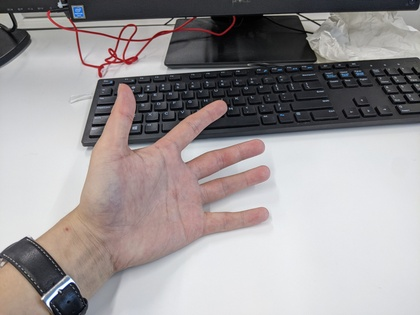
%> input picture img2/te.jpg, 420 x 315 px, shrunk from 4032 x 3024 before the run
$ octave img2_5.m   (GNU Octave 9; MATLAB toolbox functions it lacks are replaced by stand-ins)
%> lines starting %> are read from the running program, lines starting %| are printed output that depends on the picture; in (x1, y1, x2, y2) boxes, pixels count from 0 and x2, y2 are one past the last pixel; in counts of white or black regions, pixels touching at a corner belong together; the program's own positions count from 1
clear all;
close all;

img=imread('te.jpg');
%> img is the input picture: size 315x420x3 uint8; mean R, G, B 157.2, 151.8, 152.8
img2=rgb2hsv(img);
%> img2: size 315x420x3 double; mean H, S, V 0.481, 0.0967, 0.631

img2pass=img2;
h=img2pass(:,:,1); s=img2pass(:,:,2); v=img2pass(:,:,3);
%> after `h=img2pass(:,:,1)`:
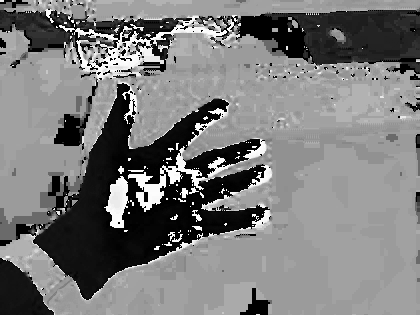
%> h: size 315x420 double; min 0, max 0.998, mean 0.481
%> after `s=img2pass(:,:,2)`:
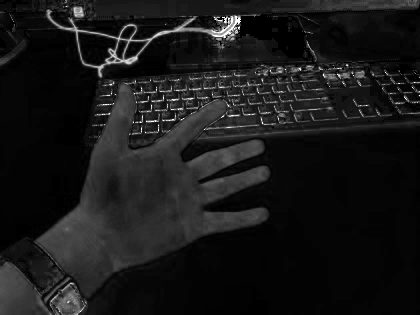
%> s: size 315x420 double; min 0, max 1, mean 0.0967
%> after `v=img2pass(:,:,3)`:
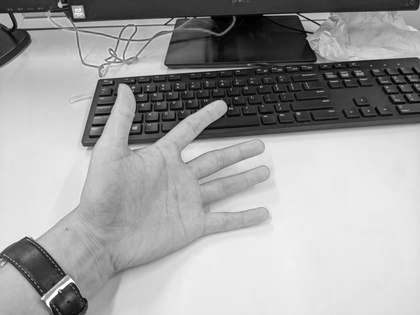
%> v: size 315x420 double; min 0, max 1, mean 0.631
imgOut=zeros(size(h));
[height,width]=size(h);
%> height = 315; width = 420
for k=1:height;
    for l=1:width;
        if(((h(k,l)>=0.813)||(h(k,l)<=0.079))&&((s(k,l)<=0.402)&&(s(k,l)>=0.070))&&((v(k,l)>=0.518)&&(v(k,l)<=0.985)))
            imgOut(k,l)=255;
        end
    end
end
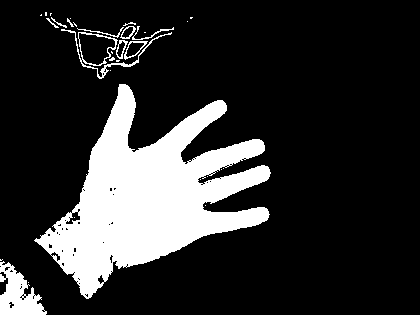
%> imgOut: size 315x420 double; 18.5% white; 32 white regions (20 under 20 px), largest, box (x1, y1, x2, y2) and area: (34, 84, 271, 299) 22015, (0, 261, 47, 315) 1401, (61, 29, 172, 79) 518
imgOut=uint8(imgOut);
imgOut=imgOut*255;
imshow(imgOut);
figure;
imshow(img);
figure;
imshow(img2);

$ run again, with img2/kut.jpg copied over img2/te.jpg
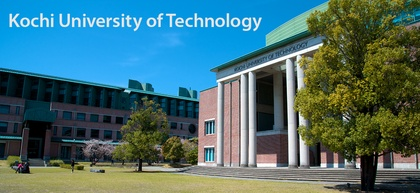
%> input picture img2/kut.jpg, 420 x 193 px, shrunk from 980 x 450 before the run
%> img is the input picture: size 193x420x3 uint8; mean R, G, B 72.8, 111.4, 114.5
%> img2: size 193x420x3 double; mean H, S, V 0.392, 0.585, 0.528
%> `v=img2pass(:,:,3)`:
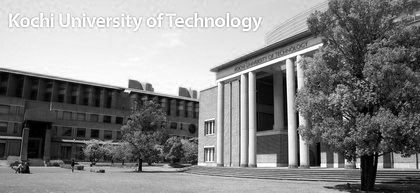
%> v: size 193x420 double; min 0, max 1, mean 0.528
%> after the loop `for k=1:height;`:
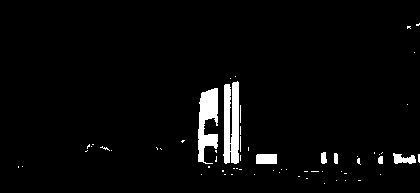
%> imgOut: size 193x420 double; 3.4% white; 62 white regions (55 under 20 px), largest, box (x1, y1, x2, y2) and area: (223, 81, 239, 164) 1087, (198, 88, 218, 164) 970, (256, 154, 277, 164) 209
